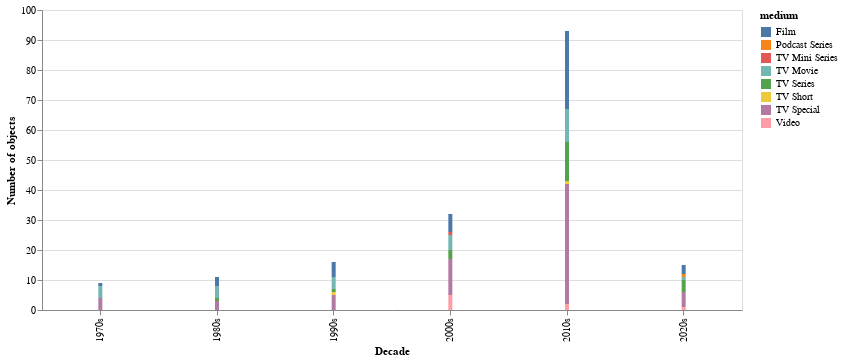

The notebook cell saved with this chart:
### Code cell
# ALL MEDIA TYPES BY DECADE
media_by_decade = definitive_snl.copy()
media_by_decade['year_start'] = media_by_decade['year_start'].astype('string')
media_by_decade = media_by_decade.dropna(subset=['year_start'])
for idx, row in media_by_decade.iterrows():
    media_by_decade.at[idx, 'decade'] = row.year_start[:3] + '0s'
media_by_decade.head()

media_by_decade['medium'] = media_by_decade['medium'].apply(eval)
for idx, row in media_by_decade.iterrows():
    media_by_decade.at[idx, 'medium'] = "|".join(map(str,row.medium))

media_by_decade.head()

media_by_decade_unique = media_by_decade.groupby(['decade','medium']).size().reset_index(name="count")


# Create a stacked bar chart
alt.Chart(media_by_decade_unique).mark_bar(size=4).encode(
    
    # Year on the X axis
    x=alt.X('decade:N', axis=alt.Axis(format='c', title='Decade')),
    
    # Number of objects on the Y axis
    y=alt.Y('count:Q', title='Number of objects'),
    
    # Color according to the type
    color='medium:N',
    
    # Details on hover
    tooltip=[alt.Tooltip('medium:N', title='Medium'), alt.Tooltip('decade:N', title='Decade'), alt.Tooltip('count:Q', title='Count', format=',')]
).properties(width=700)


#media_by_decade_unique

### Figure 1 — Vega-Lite specification as saved in the notebook (floating-point values rounded to 4 significant figures)
{"config": {"view": {"continuousWidth": 400, "continuousHeight": 300}}, "data": {"name": "data-f2fbc694e6f22fdaac20e74a3e5f8538"}, "mark": {"type": "bar", "size": 4}, "encoding": {"color": {"field": "medium", "type": "nominal"}, "tooltip": [{"field": "medium", "title": "Medium", "type": "nominal"}, {"field": "decade", "title": "Decade", "type": "nominal"}, {"field": "count", "format": ",", "title": "Count", "type": "quantitative"}], "x": {"axis": {"format": "c", "title": "Decade"}, "field": "decade", "type": "nominal"}, "y": {"field": "count", "title": "Number of objects", "type": "quantitative"}}, "width": 700, "$schema": "https://vega.github.io/schema/vega-lite/v4.17.0.json", "datasets": {"data-f2fbc694e6f22fdaac20e74a3e5f8538": [{"decade": "1970s", "medium": "Film", "count": 1}, {"decade": "1970s", "medium": "TV Movie", "count": 4}, {"decade": "1970s", "medium": "TV Special", "count": 4}, {"decade": "1980s", "medium": "Film", "count": 3}, {"decade": "1980s", "medium": "TV Movie", "count": 4}, {"decade": "1980s", "medium": "TV Series", "count": 1}, {"decade": "1980s", "medium": "TV Special", "count": 3}, {"decade": "1990s", "medium": "Film", "count": 5}, {"decade": "1990s", "medium": "TV Movie", "count": 4}, {"decade": "1990s", "medium": "TV Series", "count": 1}, {"decade": "1990s", "medium": "TV Short", "count": 1}, {"decade": "1990s", "medium": "TV Special", "count": 5}, {"decade": "2000s", "medium": "Film", "count": 6}, {"decade": "2000s", "medium": "TV Mini Series", "count": 1}, {"decade": "2000s", "medium": "TV Movie", "count": 5}, {"decade": "2000s", "medium": "TV Series", "count": 3}, {"decade": "2000s", "medium": "TV Special", "count": 12}, {"decade": "2000s", "medium": "Video", "count": 5}, {"decade": "2010s", "medium": "Film", "count": 26}, {"decade": "2010s", "medium": "TV Movie", "count": 11}, {"decade": "2010s", "medium": "TV Series", "count": 13}, {"decade": "2010s", "medium": "TV Short", "count": 1}, {"decade": "2010s", "medium": "TV Special", "count": 40}, {"decade": "2010s", "medium": "Video", "count": 2}, {"decade": "2020s", "medium": "Film", "count": 3}, {"decade": "2020s", "medium": "Podcast Series", "count": 1}, {"decade": "2020s", "medium": "TV Movie", "count": 1}, {"decade": "2020s", "medium": "TV Series", "count": 4}, {"decade": "2020s", "medium": "TV Special", "count": 5}, {"decade": "2020s", "medium": "Video", "count": 1}]}}
